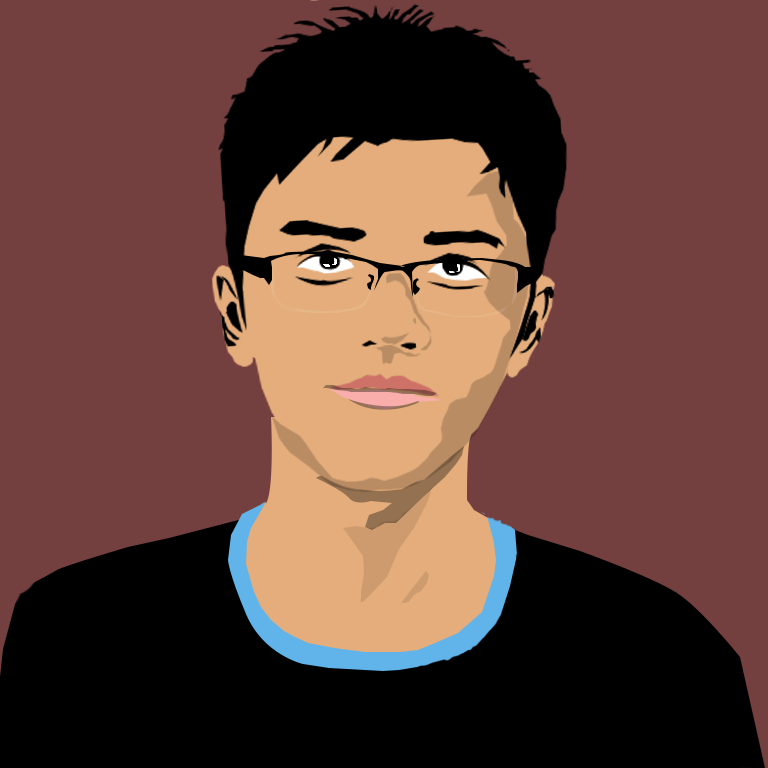
#> input picture sample.png, 768 x 768 px
$ python 'Chapter 4.py'
#> lines starting #> are read from the running program, lines starting #| are printed output that depends on the picture; after the words box and inside, x2 and y2 are one past the last pixel; in counts of white or black regions, pixels touching at a corner belong together
import cv2
import numpy as np
img = cv2.resize(cv2.imread("sample.png"),(300,300))
kernel = np.ones((5,5),np.uint8)
imgGray = cv2.cvtColor(img,cv2.COLOR_BGR2GRAY)
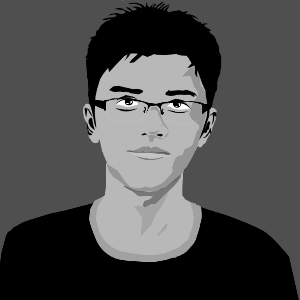
#> imgGray: shape (300, 300); min 0, max 255, mean 76.1
imgBlur = cv2.GaussianBlur(imgGray,(7,7),0)
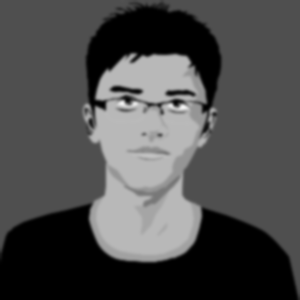
#> imgBlur: shape (300, 300); min 0, max 243, mean 76.1
imgcolorBlur = cv2.GaussianBlur(img,(7,7),0)
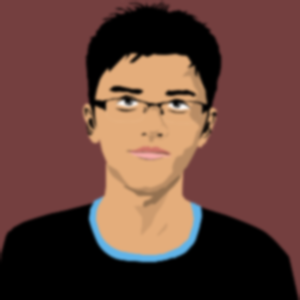
#> imgcolorBlur: shape (300, 300, 3); mean B, G, R 57.9, 66.5, 101.5
imgCanny = cv2.Canny(img,100,100)
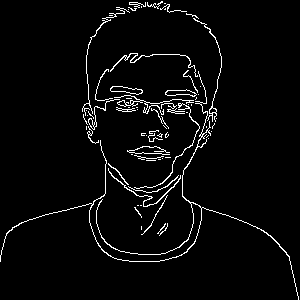
#> imgCanny: shape (300, 300); 3.6% white in thin lines or dots
imgDialation = cv2.dilate(imgCanny,kernel,iterations=1)
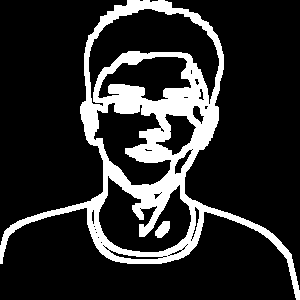
#> imgDialation: shape (300, 300); 17% white; 2 white regions, box (x1, y1, x2, y2) and area: (0, 0, 300, 300) 15090, (155, 221, 170, 238) 169
imgEroded = cv2.erode(imgDialation,kernel,iterations=1)
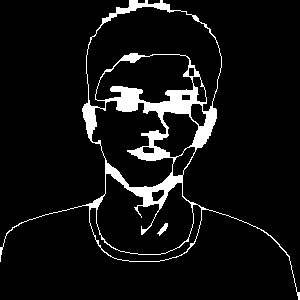
#> imgEroded: shape (300, 300); 7% white; 2 white regions, box (x1, y1, x2, y2) and area: (0, 0, 300, 300) 6203, (157, 223, 168, 236) 57

cv2.imshow("Sample Image", img)
cv2.imshow("Sample Gray Image", imgGray)
cv2.imshow("Sample Blur Image", imgBlur)
cv2.imshow("Sample Color Blur Image", imgcolorBlur)
cv2.imshow("Sample Canny Image", imgCanny)
cv2.imshow("Sample Dialation Image", imgDialation)
cv2.imshow("Sample Eroded Image", imgEroded)
cv2.waitKey(0)
